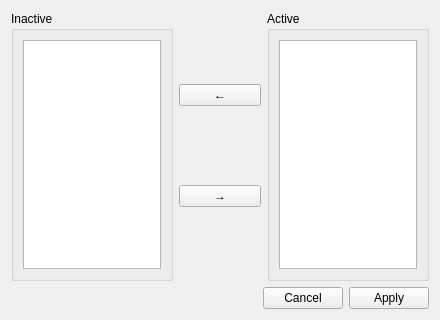
<?xml version="1.0" encoding="UTF-8"?>
<ui version="4.0">
 <class>ButtonDefinitionDetailsWidget</class>
 <widget class="QWidget" name="ButtonDefinitionDetailsWidget">
  <property name="geometry">
   <rect>
    <x>0</x>
    <y>0</y>
    <width>440</width>
    <height>320</height>
   </rect>
  </property>
  <property name="windowTitle">
   <string>Button definition details</string>
  </property>
  <layout class="QVBoxLayout" name="mainLayout">
   <item>
    <layout class="QHBoxLayout" name="contentLayout" stretch="2,1,2">
     <item>
      <widget class="QGroupBox" name="inactiveGroupBox">
       <property name="title">
        <string>Inactive</string>
       </property>
       <layout class="QVBoxLayout" name="inactiveGroupBoxLayout">
        <item>
         <widget class="QListWidget" name="inactiveListWidget"/>
        </item>
       </layout>
      </widget>
     </item>
     <item>
      <layout class="QVBoxLayout" name="middleButtonsLayout">
       <item>
        <widget class="QPushButton" name="moveToLeftButton">
         <property name="sizePolicy">
          <sizepolicy hsizetype="Minimum" vsizetype="Fixed">
           <horstretch>0</horstretch>
           <verstretch>0</verstretch>
          </sizepolicy>
         </property>
         <property name="text">
          <string>←</string>
         </property>
        </widget>
       </item>
       <item>
        <widget class="QPushButton" name="moveToRightButton">
         <property name="text">
          <string>→</string>
         </property>
        </widget>
       </item>
      </layout>
     </item>
     <item>
      <widget class="QGroupBox" name="activeGroupBox">
       <property name="title">
        <string>Active</string>
       </property>
       <layout class="QVBoxLayout" name="activeGroupBoxLayout">
        <item>
         <widget class="QListWidget" name="activeListWidget"/>
        </item>
       </layout>
      </widget>
     </item>
    </layout>
   </item>
   <item>
    <widget class="QDialogButtonBox" name="mainButtonBox">
     <property name="standardButtons">
      <set>QDialogButtonBox::Apply|QDialogButtonBox::Cancel</set>
     </property>
    </widget>
   </item>
  </layout>
 </widget>
 <resources/>
 <connections/>
</ui>
